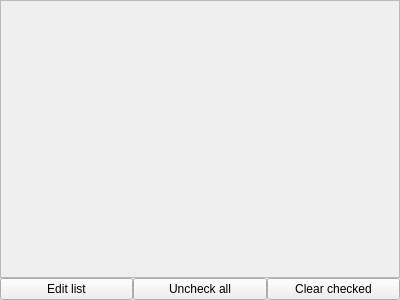
<?xml version="1.0" encoding="UTF-8"?>
<ui version="4.0">
 <class>ListForm</class>
 <widget class="QWidget" name="ListForm">
  <property name="geometry">
   <rect>
    <x>0</x>
    <y>0</y>
    <width>400</width>
    <height>300</height>
   </rect>
  </property>
  <property name="windowTitle">
   <string>Form</string>
  </property>
  <layout class="QGridLayout" name="gridLayout">
   <property name="margin">
    <number>0</number>
   </property>
   <property name="spacing">
    <number>0</number>
   </property>
   <item row="1" column="0">
    <layout class="QHBoxLayout" name="horizontalLayout">
     <property name="spacing">
      <number>0</number>
     </property>
     <item>
      <widget class="QPushButton" name="editListPushButton">
       <property name="text">
        <string>Edit list</string>
       </property>
      </widget>
     </item>
     <item>
      <widget class="QPushButton" name="uncheckAllPushButton">
       <property name="text">
        <string>Uncheck all</string>
       </property>
      </widget>
     </item>
     <item>
      <widget class="QPushButton" name="clearCheckedPushButton">
       <property name="text">
        <string>Clear checked</string>
       </property>
      </widget>
     </item>
    </layout>
   </item>
   <item row="0" column="0">
    <layout class="QGridLayout" name="gridLayout_2">
     <item row="0" column="0">
      <widget class="QScrollArea" name="scrollArea">
       <property name="widgetResizable">
        <bool>true</bool>
       </property>
       <property name="alignment">
        <set>Qt::AlignLeading|Qt::AlignLeft|Qt::AlignTop</set>
       </property>
       <widget class="QWidget" name="scrollAreaWidgetContents">
        <property name="geometry">
         <rect>
          <x>0</x>
          <y>0</y>
          <width>396</width>
          <height>271</height>
         </rect>
        </property>
        <layout class="QGridLayout" name="gridLayout_3">
         <property name="margin">
          <number>0</number>
         </property>
         <property name="spacing">
          <number>0</number>
         </property>
         <item row="0" column="0">
          <layout class="QVBoxLayout" name="checkBoxVerticalLayout">
           <property name="spacing">
            <number>0</number>
           </property>
          </layout>
         </item>
        </layout>
       </widget>
      </widget>
     </item>
    </layout>
   </item>
  </layout>
 </widget>
 <resources/>
 <connections/>
</ui>
